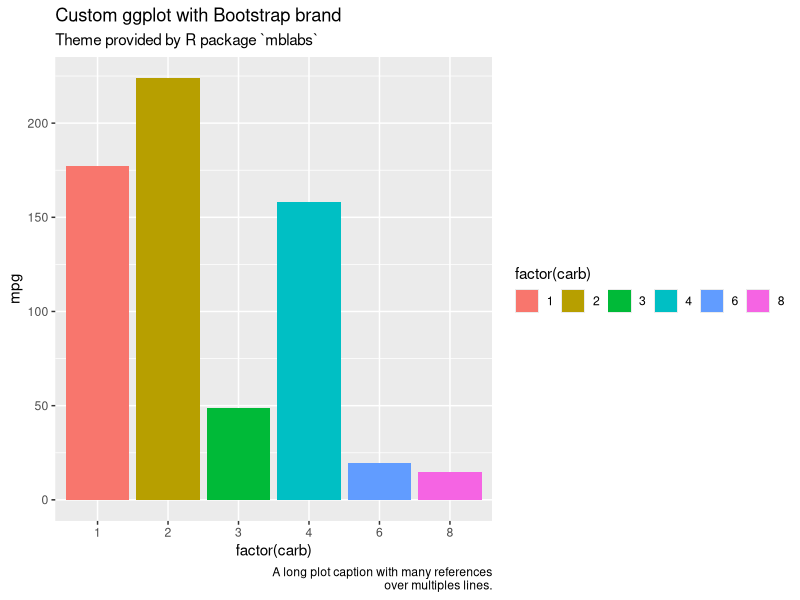

This chart was generated by the following R code:
## ---- chunk 1
library(ggplot2)

ggplot(mtcars, aes(factor(carb), mpg, fill = factor(carb))) +
  geom_col() +
  guides(fill = guide_legend(nrow = 1)) +
  labs(
    title = "Custom ggplot with Bootstrap brand",
    subtitle = "Theme provided by R package `mblabs`",
    caption = "A long plot caption with many references
    over multiples lines."
  )
## ---- chunk 2
#| column: page
#| tbl-cap: A full-width table to increase content space

knitr::kable(mtcars[1:6, 1:10])
